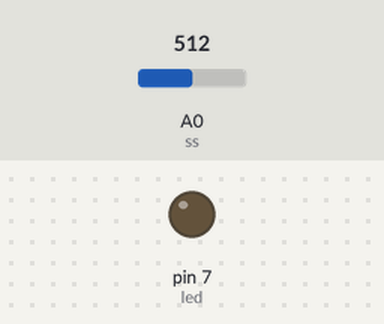
The sketch below on a simulated Arduino Uno, built with avr-gcc and run on an emulated ATmega328P. On the bench: output pins drawn as LEDs (lit = HIGH). The inputs (shaded band) are chosen by the test bench; at power-on: A0 (ss) = 512.

Above: at 1.2 s.
1.3 s: A0 (ss) set to 624
2.8 s: A0 (ss) set to 655
At 3.5 s:
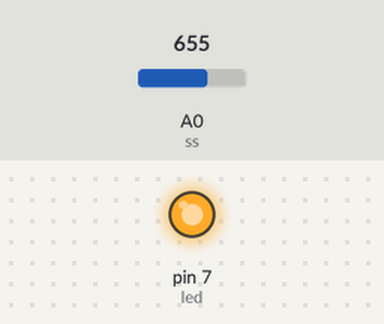
5.8 s: A0 (ss) set to 630
At 6.9 s:
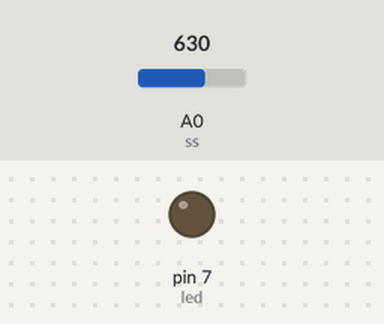
7.3 s: A0 (ss) set to 650
At 8.1 s:
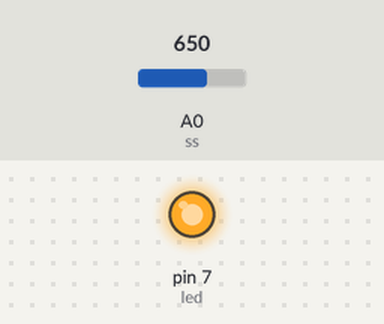
Timing chart, 0 to 10.3 s (numbered marks = the images above; inputs shaded):
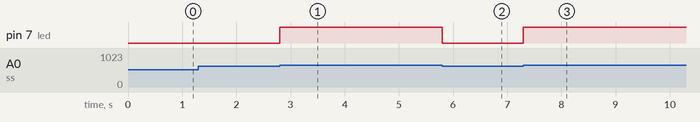

The sketch:

Sensor_led.ino
```cpp
const int ss = 0;
const int led = 7;

int level;
const int maxdb = 640;

void setup() {
  pinMode(led,OUTPUT);
  Serial.begin(9600);
}

void loop() {
 level = analogRead(ss);
 if(level > maxdb){
  digitalWrite(led,HIGH);
  delay(1000);
  digitalWrite(led,LOW);
 }
 else{
  digitalWrite(led,LOW);
 }

}
```

Measured:
- the behaviour switches between 640 and 641 on A0 (ss) (found by bisection; images 0 and 1)
- after the input at 1.3 s, every drawn part: stays the same
- after the input at 2.8 s, pin 7 (led): LOW → HIGH at once
- after the input at 5.8 s, pin 7 (led): HIGH → LOW at once
- after the input at 7.3 s, pin 7 (led): LOW → HIGH at once
